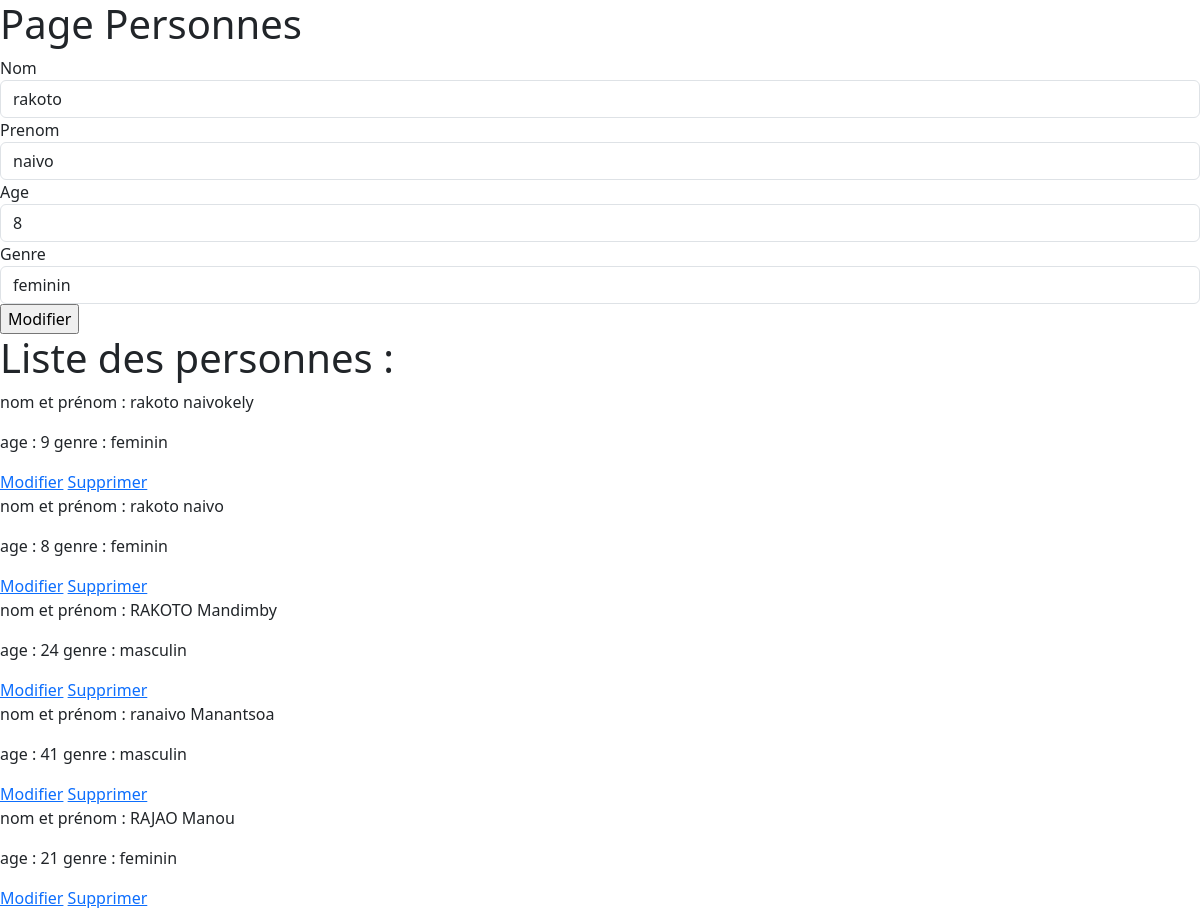
/personne/modifier/3, run on the app's committed database.
### fiara/models.py (models this page shows)
class Personne(models.Model):
    OPTIONS = (
        ('masculin', 'masculin'),
        ('feminin', 'feminin'),
    )
    id = models.AutoField(primary_key=True)
    nom = models.CharField(max_length=255,null=False)
    prenom = models.CharField(max_length=255,null=False)
    age = models.IntegerField(null=False)
    genre = models.CharField(max_length=20, choices=OPTIONS)

### fiara/views.py (the view)
# urls.py: path('personne/modifier/<int:id_personne>', views.modifier_personne),
def modifier_personne(request, id_personne):
    current_personne = Personne.objects.get(id=id_personne)
    context = {
        "idUser":id_personne,
        "typeActionPost":"Modifier",
        "title":"home",
        "form" :PersonneForm(initial={"nom":current_personne.nom,"prenom":current_personne.prenom,"age":current_personne.age,"genre":current_personne.genre}),
        "personnes" : Personne.objects.all()
    }
    return render(request,"personnes.html",context)

### fiara/forms.py
class PersonneForm(forms.ModelForm):
    class Meta:
        model = Personne
        fields = ("nom", "prenom", "age", "genre")

### fiara/templates/personnes.html (shortened to what this page needs)
{% load widget_tweaks %}
{% load static %}
<!DOCTYPE html>
<html lang="en">
<head>
    <link
      rel="stylesheet"
      href="{% static 'assets/bootstrap-5.3.2-dist/css/bootstrap.css' %}"
    />
</head>
<body>
<div></div><h1>Page Personnes</h1></div>
<form action="./actionPost/" method="POST">
    {% for field in form %}
        {{field.label}}
        {% render_field field class="form-control" %}
    {% endfor %}
    <input type="submit" name="submitBtn" value="{{ typeActionPost }}" class="btn-primary" />
</form>
<h1> Liste des personnes : </h1>
{% for p in personnes %}
    <div>
        <p> nom et prénom : {{p.nom}} {{p.prenom}} </p>
        <p> age : {{p.age}} genre : {{p.genre}} </p>
        <a href="/personne/modifier/{{p.id}}">Modifier</a>
        <a href="/personne/supprimer/{{p.id}}">Supprimer</a>
    </div>
{% endfor %}
</body>
</html>

### data on the page
Personne: nom "rakoto" "naivo" "8" "feminin", nom "rakoto", prenom "naivo", age "8", genre "feminin"
Personne: nom "rakoto", prenom "naivokely", age "9", genre "feminin"
Personne: nom "RAKOTO", prenom "Mandimby", age "24", genre "masculin"
Personne: nom "ranaivo", prenom "Manantsoa", age "41", genre "masculin"
Personne: nom "RAJAO", prenom "Manou", age "21", genre "feminin"

### other printed values
{{ field.label }} "Nom" "Prenom" "Age" "Genre"
